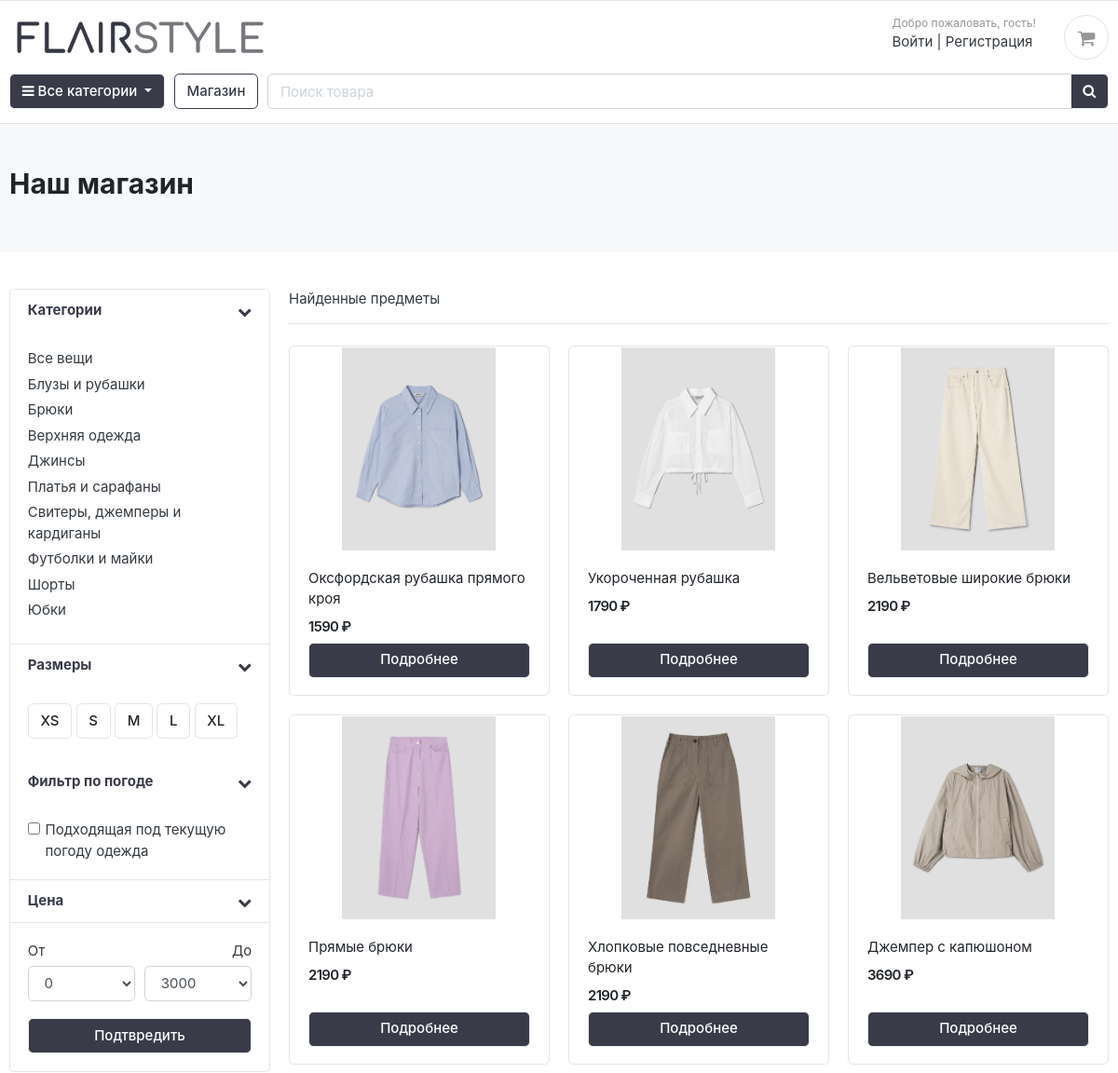
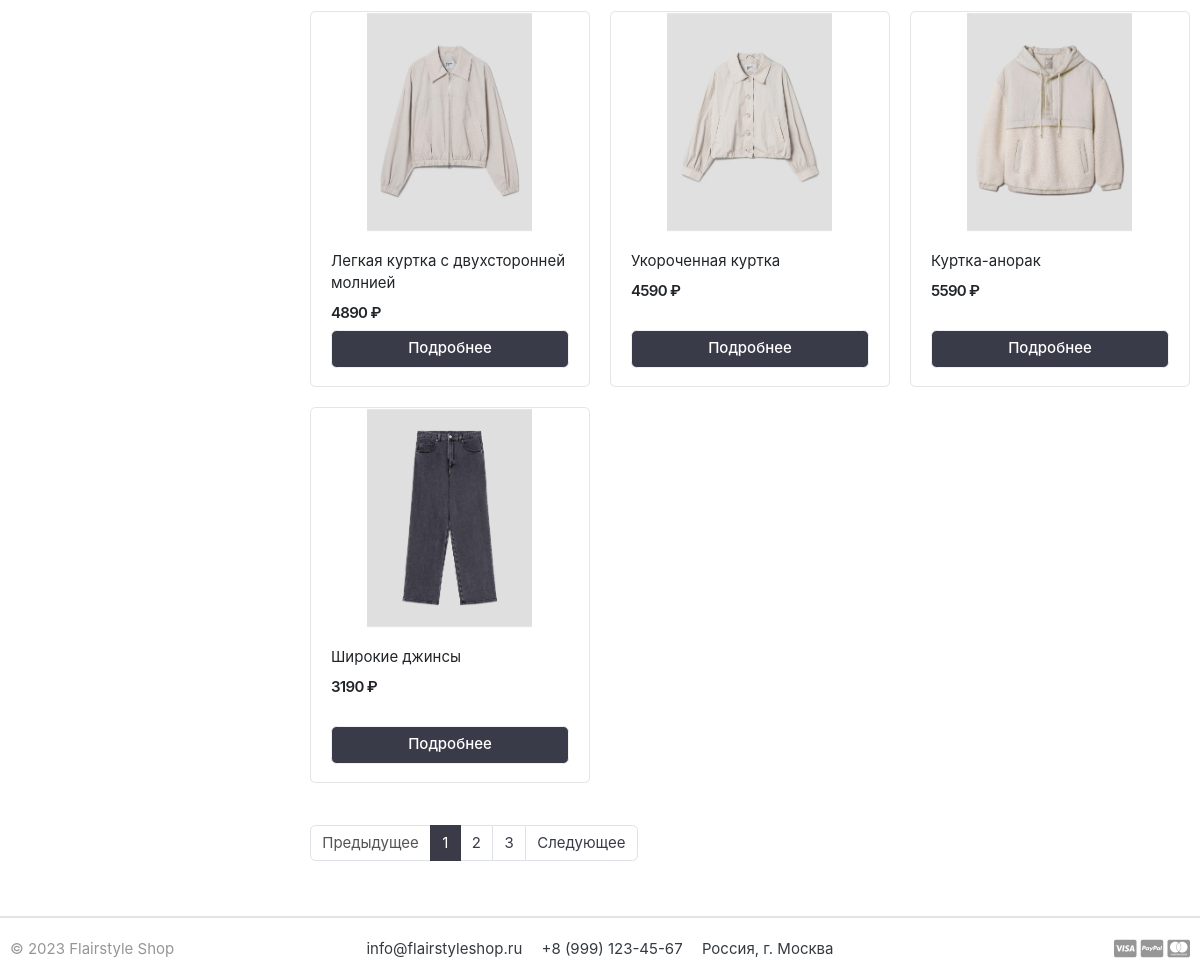
/store/, run on the app's committed database (2 pictures, top to bottom).
### flairstyle_shop/apps/category/models.py (models this page shows, shortened)
class Category(models.Model):
    category_name = models.CharField(max_length=50, unique=True)
    slug = models.SlugField(max_length=100, unique=True)
    description = models.TextField(max_length=255, blank=True)
    cat_image = models.ImageField(upload_to="photos/categories", blank=True)
    class Meta:
        verbose_name = "category"
        verbose_name_plural = "categories"
    def get_url(self) -> str:
        return reverse("products_by_category", args=[self.slug])

### flairstyle_shop/apps/store/models.py (models this page shows, shortened)
class Product(models.Model):
    product_name = models.CharField(max_length=200, unique=True)
    slug = models.SlugField(max_length=200, unique=True)
    description = models.TextField(max_length=500, blank=True)
    price = models.IntegerField()
    images = models.ImageField(upload_to="photos/products")
    stock = models.IntegerField(null=False, default=0)
    is_available = models.BooleanField(default=True)
    category = models.ForeignKey(Category, on_delete=models.CASCADE)
    created_date = models.DateTimeField(auto_now_add=True)
    modified_date = models.DateTimeField(auto_now=True)
    suitable_temperature_min = models.IntegerField(null=False, default=-100)
    suitable_temperature_max = models.IntegerField(null=False, default=100)
    def get_url(self: Self) -> str:
        return reverse("product_detail", args=[self.category.slug, self.slug])

### flairstyle_shop/apps/store/views.py (the view)
# urls.py: path("", views.store, name="store"),
def store(request, category_slug=None) -> HttpResponse:
    categories = None
    products = None
    if category_slug is not None:
        categories = get_object_or_404(Category, slug=category_slug)
        products = (
            Product.objects.select_related("category").filter(category=categories, is_available=True).order_by("id")
        )
        paginator = Paginator(products, 10)
        page_number = request.GET.get("page")
        page_obj = paginator.get_page(page_number)
    else:
        products = Product.objects.select_related("category").filter(is_available=True).order_by("id")
        paginator = Paginator(products, 10)
        page_number = request.GET.get("page")
        page_obj = paginator.get_page(page_number)
    links = Category.objects.all()
    context = {
        "products": page_obj,
        "products_count": page_obj.count,
        "links": links,
    }
    return render(request, "store/store.html", context)

### flairstyle_shop/templates/store/store.html (shortened to what this page needs)
{% extends 'base.html' %}
{% load static %}
{% block content %}
<section class="section-pagetop bg">
  <div class="container">
    {% if 'search' in request.path %}
    <h2 class="title-page">Результат поиска</h2>
    {% else %}
    <h2 class="title-page">Наш магазин</h2>
    {% endif %}
  </div>
</section>
<section class="section-content padding-y">
  <div class="container">
    <div class="row">
      <aside class="col-md-3">
        <div class="card">
          <article class="filter-group">
            <header class="card-header">
              <a href="#" data-toggle="collapse" data-target="#collapse_1" aria-expanded="true" class="">
                <i class="icon-control fa fa-chevron-down"></i>
                <h6 class="title">Категории</h6>
              </a>
            </header>
            <div class="filter-content collapse show" id="collapse_1" style="">
              <div class="card-body">
                <ul class="list-menu">
                  <li><a href="{% url 'store' %}"> Все вещи </a></li>
                  {% for category in links %}
                  <li><a href="{{ category.get_url }}"> {{ category.category_name }} </a></li>
                  {% endfor %}
                </ul>
              </div>
            </div>
          </article>
          <article class="filter-group">
            <header class="card-header">
              <a href="#" data-toggle="collapse" data-target="#collapse_4" aria-expanded="true" class="">
                <i class="icon-control fa fa-chevron-down"></i>
                <h6 class="title">Размеры </h6>
              </a>
            </header>
            <div class="filter-content collapse show" id="collapse_4" style="">
              <div class="card-body">
                <label class="checkbox-btn">
                  <span class="btn btn-light"> XS </span>
                </label>
                <label class="checkbox-btn">
                  <span class="btn btn-light"> S </span>
                </label>
                <label class="checkbox-btn">
                  <span class="btn btn-light"> M </span>
                </label>
                <label class="checkbox-btn">
                  <span class="btn btn-light"> L </span>
                </label>
                <label class="checkbox-btn">
                  <span class="btn btn-light"> XL </span>
                </label>
              </div>
            </div>
          <article class="filter-group">
            <header class="card-header">
              <a href="#" data-toggle="collapse" data-target="#collapse_weather" aria-expanded="true" class="">
                <i class="icon-control fa fa-chevron-down"></i>
                <h6 class="title">Фильтр по погоде</h6>
              </a>
            </header>
            <div class="filter-content collapse show" id="collapse_weather" style="">
              <div class="card-body">
                <div class="form-check">
                  <input class="form-check-input" type="checkbox" value="" id="weatherFilterCheck">
                  <label class="form-check-label" for="weatherFilterCheck">
                    Подходящая под текущую погоду одежда
                  </label>
                </div>
              </div>
            </div>
          </article>
          </article>
            <header class="card-header">
              <a href="#" data-toggle="collapse" data-target="#collapse_3" aria-expanded="true" class="">
                <i class="icon-control fa fa-chevron-down"></i>
                <h6 class="title">Цена </h6>
              </a>
            </header>
            <div class="filter-content collapse show" id="collapse_3" style="">
              <div class="card-body">
                <div class="form-row">
                  <div class="form-group col-md-6">
                    <label>От</label>
                    <select class="mr-2 form-control">
                      <option value="0">0</option>
                    </select>
                  </div>
                  <div class="form-group text-right col-md-6">
                    <label>До</label>
                    <select class="mr-2 form-control">
                      <option value="3000">3000</option>
                    </select>
                  </div>
                </div>
                <button class="btn btn-block btn-primary">Подтвредить</button>
              </div>
            </div>
        </div>
      </aside>
      <main class="col-md-9">
        <header class="border-bottom mb-4 pb-3">
          <div class="form-inline">
            <span class="mr-md-auto">{{ products_count }} Найденные предметы </span>
          </div>
        </header>
        <div class="row">
          {% if products %}
          {% for product in products %}
          <div class="col-md-4">
            <figure class="card card-product-grid">
              <div class="img-wrap">
                <a href="{{ product.get_url }}"><img src="{{ product.images.url }}"></a>
              </div>
              <figcaption class="info-wrap">
                <div class="fix-height">
                  <a href="{{ product.get_url }}" class="title">{{ product.product_name }}</a>
                  <div class="price-wrap mt-2">
                    <span class="price">{{ product.price }} ₽</span>
                  </div>
                </div>
                <a href="{{ product.get_url }}" class="btn btn-block btn-primary">Подробнее
                </a>
              </figcaption>
            </figure>
          </div>
          {% endfor %}
        </div>
        <nav class="mt-4" aria-label="Page navigation sample">
          {% if products.has_other_pages %}
          <ul class="pagination">
            {% if products.has_previous %}
            <li class="page-item"><a class="page-link" href="?page={{ products.previous_page_number }}">Предыдущее</a>
            </li>
            {% else %}
            <li class="page-item disabled"><a class="page-link" href="#">Предыдущее</a></li>
            {% endif %}
            {% for i in products.paginator.page_range %}
            {% if products.number == i %}
            <li class="page-item active"><a class="page-link" href="#">{{ i }}</a></li>
            {% else %}
            <li class="page-item"><a class="page-link" href="?page={{ i }}">{{ i }}</a></li>
            {% endif %}
            {% endfor %}
            {% if products.has_next %}
            <li class="page-item"><a class="page-link" href="?page={{ products.next_page_number }}">Следующее</a>
            </li>
            {% else %}
            <li class="page-item disabled"><a class="page-link" href="#">Следующее</a></li>
            {% endif %}
          </ul>
          {% endif %}
          {% else %}
          <div>
            <h2>Не найдено</h2>
          </div>
          {% endif %}
        </nav>
      </main>
    </div>
  </div>
</section>
{% endblock content %}

### flairstyle_shop/templates/base.html (shortened to what this page needs)
{% load static %}
<!DOCTYPE HTML>
<html lang="en">
<head>
  <link href="{% static 'css/bootstrap.css'%}" rel="stylesheet" type="text/css" />
  <link href="{% static 'fonts/fontawesome/css/all.min.css'%}" type="text/css" rel="stylesheet">
  <link href="{% static 'css/ui.css'%}" rel="stylesheet" type="text/css" />
  <link href="{% static 'css/responsive.css'%}" rel="stylesheet" media="only screen and (max-width: 1200px)" />
  <link href="{% static 'css/custom.css'%}" rel="stylesheet" type="text/css" />
  <link rel="stylesheet" href="https://cdnjs.cloudflare.com/ajax/libs/font-awesome/4.7.0/css/font-awesome.min.css">
</head>
<body>
  {% include 'includes/navbar.html' %}
  {% block content %}
  {% endblock content %}
  {% include 'includes/footer.html' %}
</body>

### flairstyle_shop/templates/includes/navbar.html (shortened to what this page needs)
{% load static %}
<header class="section-header">
  <section class="header-main border-bottom">
    <div class="container">
      <div class="row align-items-center navbar-bottom">
        <div class="col-lg-2 col-md-3 col-6">
          <a href="{% url 'home' %}" class="brand-wrap">
            <img class="logo" src="{% static './images/logo.png'%}">
          </a>
        </div>
        <div class="col-lg-10 col-sm-6 col-8 order-2 order-lg-3">
          <div class="d-flex justify-content-end mb-3 mb-lg-0">
            {% if user.is_authenticated %}
            <div class="widget-header">
              <small class="title text-muted">Добро пожаловать, {{ user.first_name }}!</small>
              <div>
                <a href="{% url 'dashboard' %}">Профиль</a> <span class="dark-transp"> | </span>
                <a href="{% url 'logout' %}"> Выйти</a>
              </div>
            </div>
            {% else %}
            <div class="widget-header">
              <small class="title text-muted">Добро пожаловать, гость!</small>
              <div>
                <a href="{% url 'login' %}">Войти</a> <span class="dark-transp"> | </span>
                <a href="{% url 'register' %}"> Регистрация</a>
              </div>
            </div>
            {% endif %}
            <a href="{% url 'cart' %}" class="widget-header pl-3 ml-3">
              <div class="icon icon-sm rounded-circle border"><i class="fa fa-shopping-cart"></i>
              </div>
            </a>
          </div>
        </div>
      </div>
      <div class="row align-items-center">
        <div class="col-lg col-sm col-md col-6 flex-grow-0">
          <div class="category-wrap dropdown d-inline-block float-right">
            <button type="button" class="btn btn-primary dropdown-toggle" data-toggle="dropdown">
              <i class="fa fa-bars"></i> Все категории
            </button>
          </div>
        </div>
        <a href="{% url 'store' %}" class="btn btn-outline-primary">Магазин</a>
        <div class="col-lg  col-md-6 col-sm-12 col">
          <form action="{% url 'search' %}" class="search" method='GET'>
            <div class="input-group w-100">
              <input type="text" class="form-control" style="width:60%;" placeholder="Поиск товара" name='keyword'>
              <div class="input-group-append">
                <button class="btn btn-primary" type="submit">
                  <i class="fa fa-search"></i>
                </button>
              </div>
            </div>
          </form>
        </div>
      </div>
    </div>
  </section>
</header>

### flairstyle_shop/templates/includes/footer.html (shortened to what this page needs)
<footer class="section-footer border-top">
  <div class="container">
    <section class="footer-bottom border-top row">
      <div class="col-md-2">
        <p class="text-muted"> &copy 2023 Flairstyle Shop </p>
      </div>
      <div class="col-md-8 text-md-center">
        <span class="px-2">info@flairstyleshop.ru</span>
        <span class="px-2">+8 (999) 123-45-67</span>
        <span class="px-2">Россия, г. Москва</span>
      </div>
      <div class="col-md-2 text-md-right text-muted">
        <i class="fab fa-lg fa-cc-visa"></i>
        <i class="fab fa-lg fa-cc-paypal"></i>
        <i class="fab fa-lg fa-cc-mastercard"></i>
      </div>
    </section>
  </div>
</footer>
</body>
</html>

### flairstyle_shop/core/static/css/ui.css (style rules this page uses)
html { font-family: "Inter", sans-serif; font-size: 15px; }
.img-wrap { text-align: center; display: block; }
.img-wrap img { max-width: 100%; }
.price-wrap { letter-spacing: -0.7px; }
.icon-xs, .icon-sm, .icon-md, .icon-lg { display: inline-block; text-align: center; flex-shrink: 0; flex-grow: 0; }
.icon-sm { width: 48px; height: 48px; line-height: 48px !important; font-size: 20px; }
.padding-y { padding-top: 40px; padding-bottom: 40px; }
figure { margin-bottom: 0; }
article:after, .form-group:after { display: block; clear: both; content: ""; }
.bg { background-color: #f8f9fa; }
.title-page { color: #212529; }
p:last-child { margin-bottom: 0; }
.header-main { position: relative; padding-top: 1rem; padding-bottom: 1rem; }
.brand-wrap .logo, .navbar-brand .logo { margin-right: 7px; max-height: 42px; display: inline-block; }
.widget-header { display: inline-block; vertical-align: middle; position: relative; }
.widget-header a { color: #343a40; }
.widget-header i { color: #969696; }
.widget-header .title { display: block; }
.footer-bottom { padding-top: 20px; padding-bottom: 20px; }
.btn-light { background-color: #fff; border-color: #e4e4e4; }
[class*=list-] li:after { visibility: hidden; display: block; content: ""; overflow: hidden; height: 0; clear: both; }
.list-menu { list-style: none; margin: 0; padding-left: 0; }
.list-menu li { margin-bottom: 5px; }
.list-menu a { color: #343a40; }
[class*=card-product] a.title { color: #212529; display: block; }
[class*=card-product] .img-wrap { overflow: hidden; position: relative; }
[class*=card-product] .img-wrap img { height: 100%; max-width: 100%; width: auto; display: inline-block; -o-object-fit: cover; object-fit: cover; }
.card-product-grid { margin-bottom: 20px; }
.card-product-grid .img-wrap { border-radius: 0.2rem 0.2rem 0 0; height: 220px; }
.card-product-grid .info-wrap { overflow: hidden; padding: 18px 20px; }
.card-product-grid .fix-height { height: 80px; overflow: hidden; }
.card .img-wrap { overflow: hidden; }
.price { font-weight: 600; color: #212529; }
.icon-control { margin-top: 5px; float: right; font-size: 80%; }
.card-header .title { margin-bottom: 0; line-height: 1.5; }
.filter-group { border-bottom: 1px solid #e4e4e4; }
.filter-group .card-header { border-bottom: 0; }
.filter-group:last-child { border-bottom: 0; }
.checkbox-btn { position: relative; }
.section-pagetop { padding: 45px 0; }

### data on the page
Category: category_name "Блузы и рубашки"
Category: category_name "Брюки"
Category: category_name "Верхняя одежда"
Category: category_name "Джинсы"
Category: category_name "Платья и сарафаны"
Category: category_name "Свитеры, джемперы и кардиганы"
Category: category_name "Футболки и майки"
Category: category_name "Шорты"
Category: category_name "Юбки"
Product: images (picture), product_name "Оксфордская рубашка прямого кроя", price "1590"
Product: images (picture), product_name "Укороченная рубашка", price "1790"
Product: images (picture), product_name "Вельветовые широкие брюки", price "2190"
Product: images (picture), product_name "Прямые брюки", price "2190"
Product: images (picture), product_name "Хлопковые повседневные брюки", price "2190"
Product: images (picture), product_name "Джемпер с капюшоном", price "3690"
Product: images (picture), product_name "Легкая куртка с двухсторонней молнией", price "4890"
Product: images (picture), product_name "Укороченная куртка", price "4590"
Product: images (picture), product_name "Куртка-анорак", price "5590"
Product: images (picture), product_name "Широкие джинсы", price "3190"

### other printed values
{{ i }} "1"
{{ i }} "2" "3"
